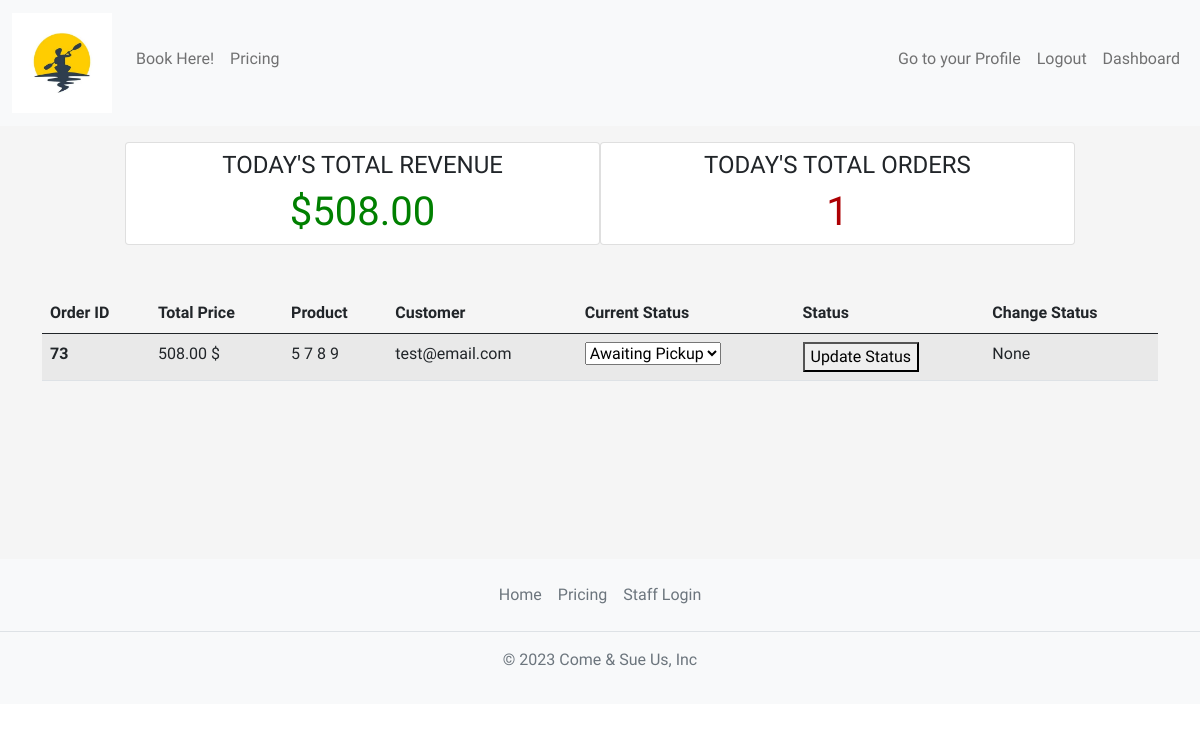
Before: /staff/dashboard/ (signed in) with the older database file.
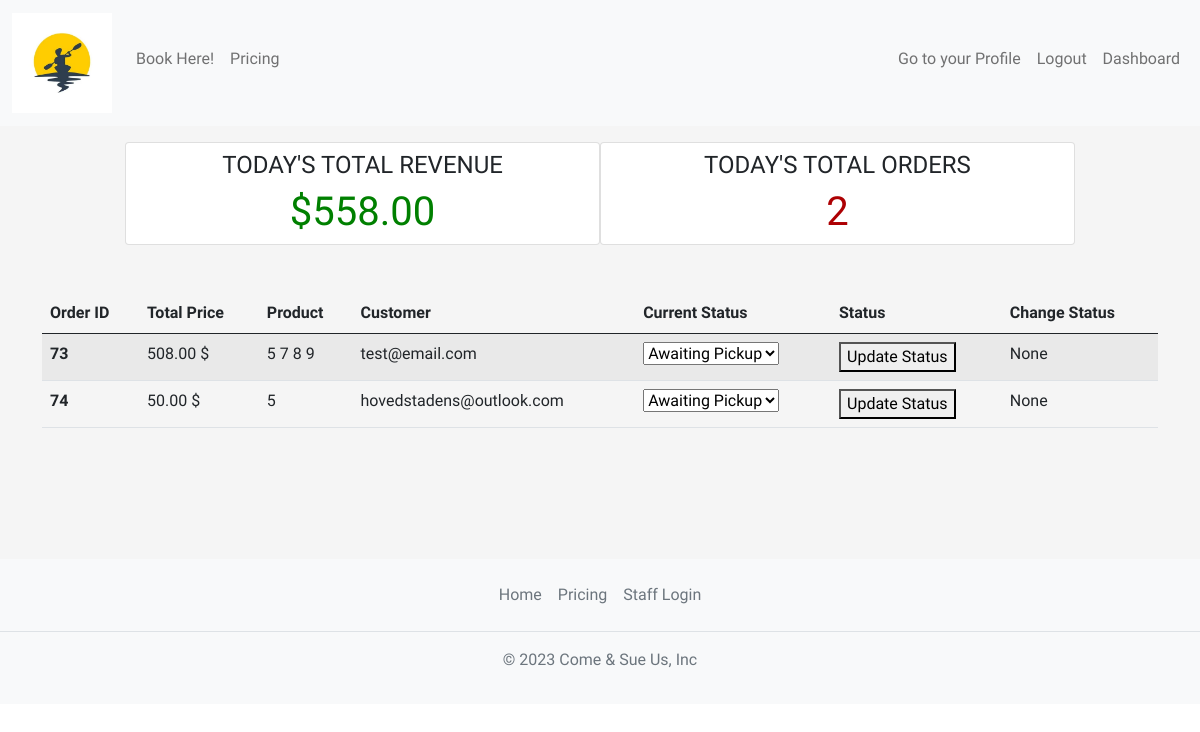
After: the same page with the newer database file.
### home/models.py (models this page shows, shortened)
class OrderModel(models.Model):
    STATUS = (
        ('Awaiting Pickup', 'Awaiting Pickup'),
        ('Delivered', 'Delivered'),
    )
    user = models.ForeignKey(get_user_model(), on_delete=models.SET_NULL, null=True)
    created_on = models.DateTimeField(auto_now_add=True)
    price = models.DecimalField(max_digits=7, decimal_places=2)
    status = models.CharField(max_length=200, null=True, choices=STATUS)
    items = models.ManyToManyField(
        'Variant', related_name='order', blank=True)

class Variant(models.Model):
    name = models.CharField(max_length=100)
    description = models.TextField()
    image = models.ImageField(upload_to='variants_images/')
    price = models.DecimalField(max_digits=5, decimal_places=2)

### staff/views.py (the view)
# urls.py: path('dashboard/', Dashboard.as_view(), name='dashboard'),
class Dashboard(LoginRequiredMixin, UserPassesTestMixin, View):
    def get(self, request, *args, **kwargs):
        today = datetime.today()
        orders = OrderModel.objects.filter(
            created_on__year=today.year, created_on__month=today.month, created_on__day=today.day)
        total_revenue = 0
        for order in orders:
            total_revenue += order.price
        context = {
            'orders': orders,
            'total_revenue': total_revenue,
            'total_orders': len(orders)
        }
        return render(request, 'staff/dashboard.html', context)
    def test_func(self):
        return self.request.user.groups.filter(name='Staff').exists()

### staff/templates/staff/dashboard.html (shortened to what this page needs)
{% extends 'base.html' %}
{% block content %}
    <div class="container">
        <div class="row justify-content-center mt-3">
            <div class="card col-md-5 mr-3">
                <h4 class="text-center pt-2">Today's Total Revenue</h4>
                <h1 class="text-center" style="color: green;">${{ total_revenue }}</h1>
            </div>
            <div class="card col-md-5 mr-3">
                <h4 class="text-center pt-2">Today's Total Orders</h4>
                <h1 class="text-center" style="color: #ad0003;">{{ total_orders }}</h1>
            </div>
        </div>
        <div class="row justify-content-center">
            <div class="col-md-12 mt-5">
                <table class="table table-hover table-striped">
                    <thead>
                        <tr>
                            <th scope="col">Order ID</th>
                            <th scope="col">Total Price</th>
                            <th scope="col">Product</th>
                            <th scope="col">Customer</th>
                            <th scope="col">Current Status</th>
                            <th scope="col">Status</th>
                            <th scope="col">Change Status</th>
                        </tr>
                    </thead>
                    <tbody>
                        {% for order in orders %}
                        <tr>
                            <th scope="row">{{ order.pk }}</th>
                            <td>{{ order.price }} $</td>
                            <td>
                                {% for item in order.items.all %}
                                {{item.id}}
                                {% endfor %}
                            </td>
                            <td>{{ order.user.email }}</td>
                            <td>
                                <form method="post" action="{% url 'change_status' order.pk %}">
                                <select id="status_dropdown" name="status">
                                    <option value="Awaiting Pickup">Awaiting Pickup</option>
                                  </select>
                                  </td>
                                  <td>
                                    <button type="submit">Update Status</button>
                                  </td>
                                  <td>
                                    {{ order.status }}
                                  </td>
                        </tr>
                        {% endfor %}
                    </tbody>
                </table>
            </div>
        </div>
    </div>
{% endblock content %}

Changed rows visible on the page:
added OrderModel: pk "74", price "50.00", user.email "hovedstadens@outlook.com", status "None", Variant (id "5")
Other visible differences:
{{ total_revenue }}: "508.00" → "558.00"
{{ total_orders }}: "1" → "2"
